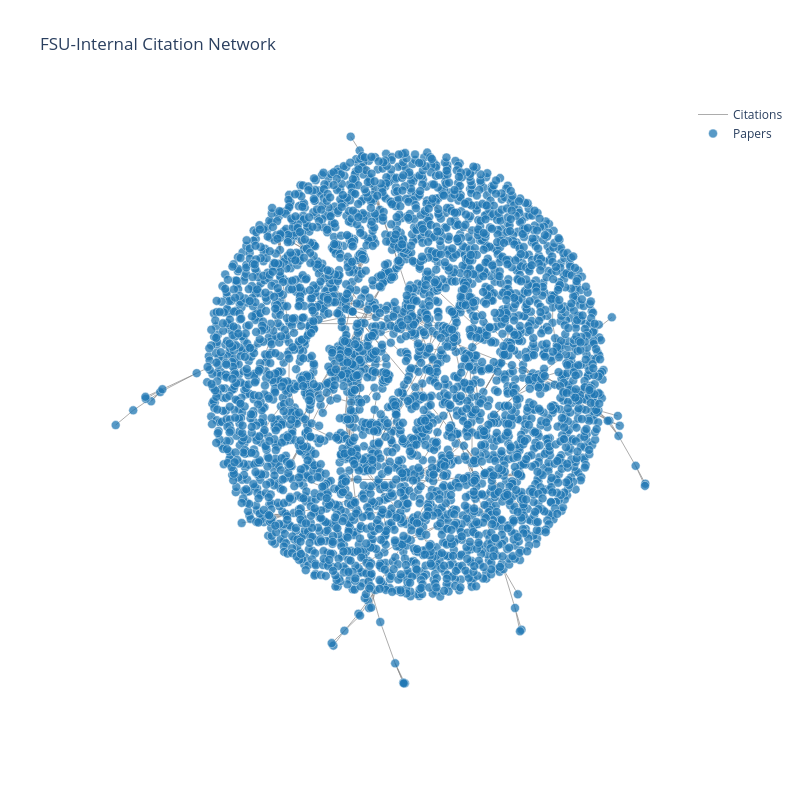

The notebook cell this image was saved under:
### Code cell
# 5.2

import plotly.graph_objects as go

# Build the directed FSU citation network
graph = networkx.from_pandas_edgelist(
    citation_links_within_fsu,
    source="citing_paper_id",
    target="cited_paper_id",
    create_using=networkx.DiGraph,
)

# Fixed seed for reproducibility
positions = networkx.spring_layout(graph, seed=123)

# Edge coordinates
edge_x = []
edge_y = []

for source, target in graph.edges():
    x0, y0 = positions[source]
    x1, y1 = positions[target]
    edge_x.extend([x0, x1, None])
    edge_y.extend([y0, y1, None])

edge_trace = go.Scatter(
    x=edge_x,
    y=edge_y,
    mode="lines",
    line=dict(width=0.7, color="#888"),
    hoverinfo="none",
    name="Citations",
)

# Node coordinates and hover labels
node_ids = list(graph.nodes())
node_x = [positions[node][0] for node in node_ids]
node_y = [positions[node][1] for node in node_ids]

node_trace = go.Scatter(
    x=node_x,
    y=node_y,
    mode="markers",
    marker=dict(
        size=9,
        color="#1f77b4",
        opacity=0.75,
        line=dict(width=0.5, color="white"),
    ),
    text=node_ids,
    hovertemplate="Paper ID: %{text}<extra></extra>",
    name="Papers",
)

fig = go.Figure(data=[edge_trace, node_trace])

fig.update_layout(
    title="FSU-Internal Citation Network",
    template="plotly_white",
    hovermode="closest",
    dragmode="zoom",
    showlegend=True,
    width=800,
    height=800,
    xaxis=dict(
        visible=False,
        showgrid=False,
        zeroline=False,
        showticklabels=False,
    ),
    yaxis=dict(
        visible=False,
        showgrid=False,
        zeroline=False,
        showticklabels=False,
    ),
)

fig.show(config={"scrollZoom": True})

### Figure 1 — Plotly figure (JSON) as saved in the notebook; plotly's stock layout.template omitted (floating-point values rounded to 4 significant figures; data arrays with more than 128 entries replaced by an {"elided": "..."} marker saying what was removed)
{"data": [{"hoverinfo": "none", "line": {"color": "#888", "width": 0.7}, "mode": "lines", "name": "Citations", "type": "scatter", "x": {"elided": "11001 float values"}, "y": {"elided": "11001 float values"}}, {"hovertemplate": "Paper ID: %{text}<extra></extra>", "marker": {"color": "#1f77b4", "line": {"color": "white", "width": 0.5}, "opacity": 0.75, "size": 9}, "mode": "markers", "name": "Papers", "text": {"elided": "3851 str values"}, "type": "scatter", "x": {"elided": "3851 float values"}, "y": {"elided": "3851 float values"}}], "layout": {"dragmode": "zoom", "height": 800, "hovermode": "closest", "showlegend": true, "title": {"text": "FSU-Internal Citation Network"}, "width": 800, "xaxis": {"showgrid": false, "showticklabels": false, "visible": false, "zeroline": false}, "yaxis": {"showgrid": false, "showticklabels": false, "visible": false, "zeroline": false}}}
